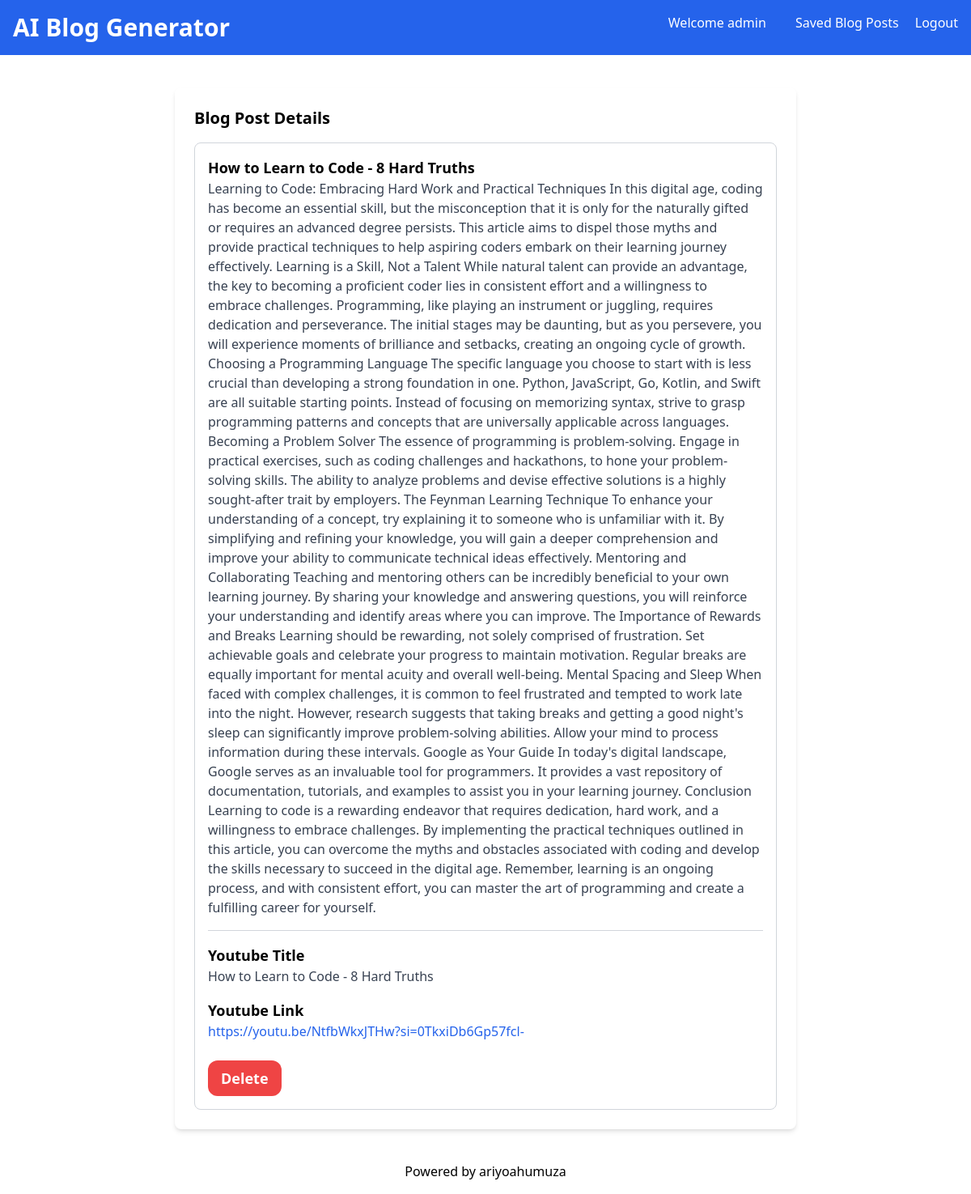
Screenshot of /blog-details/8/ (signed in) with the database file from the repository.
### blog_generator/models.py (models this page shows, shortened)
class BlogPost(models.Model):
    user = models.ForeignKey(User, on_delete=models.CASCADE)
    youtube_title = models.CharField(max_length=300)
    youtube_link = models.URLField()
    generated_content = models.TextField()
    created_at = models.DateTimeField(auto_now_add=True)

### blog_generator/views.py (the view)
# urls.py: path('blog-details/<int:pk>/', views.blog_details, name='blog-details'),
def blog_details(request, pk):
    blog_article_detail = BlogPost.objects.get(id=pk)
    if request.user == blog_article_detail.user:
        return render(request, 'blog-details.html', { 'blog_article_detail' : blog_article_detail })

### templates/blog-details.html (shortened to what this page needs)
<!DOCTYPE html>
<html lang="en">
<head>
    <link href="https://cdn.jsdelivr.net/npm/tailwindcss@2.2.19/dist/tailwind.min.css" rel="stylesheet">
</head>
<body class="bg-grat-100 font-sans antialiased">
    <nav class="bg-blue-600 p-4 text-white flex justify-between">
        <div>
            <h1 class="text-3xl font-bold"><a href="{% url 'blog_generator:index' %}">AI Blog Generator</a></h1>
        </div>
        <div>
            <a href="#" class="text-white hover:underline mx-4">Welcome {{ user.username }}</a>
            <a href="{% url 'blog_generator:blog-list' %}" class="text-white hover:underline mx-4">Saved Blog Posts</a>
            <a href="{% url 'blog_generator:logout' %}" class="text-white hover:underline">Logout</a>
        </div>
    </nav>
    <div class="container mx-auto mt-10 px-4 sm:px-0">
        <div class="max-w-3xl mx-auto bg-white p-6 rounded-lg shadow-md">
            <section>
                <h2 class="text-xl mb-4 font-semibold">Blog Post Details</h2>
                <div class="border border-gray-300 p-4 rounded-lg">
                    <h3 class="text-lg font-semibold">{{blog_article_detail.youtube_title}}</h3>
                    <p class="text-gray-700">{{blog_article_detail.generated_content}}</p>
                    <hr class="my-4 border-gray-300">
                    <h4 class="text-lg font-semibold">Youtube Title</h4>
                    <p class="text-gray-700">{{blog_article_detail.youtube_title}}</p>
                    <h4 class="text-lg font-semibold mt-4">Youtube Link</h4>
                    <a href="{{blog_article_detail.youtube_link}}" class="text-blue-600 hover:underline">{{blog_article_detail.youtube_link}}</a>
                    <br>
                    <a href="{% url 'blog_generator:delete' blog_article_detail.id %}" class="inline-block mt-6 py-2 px-4 text-lg font-semibold bg-red-500 hover:bg-red-600 text-white rounded-xl">Delete</a>
                </div>
            </section>
        </div>
    </div>
    <footer class="text-center p-4 text-blacl mt-6">
        Powered by <a href="https://twitter.com/AriyoAdventures">ariyoahumuza</a>
    </footer>
</body>
</html>

### rows the page displays
BlogPost: youtube_title "How to Learn to Code - 8 Hard Truths", generated_content "Learning to Code: Embracing Hard Work and Practical Techniques In this digital age, coding has become an essential skill, but the misconception that it is only for the naturally gifted or requires an advanced degree persists. This article aims to dispel those myths and provide practical techniques to help aspiring coders embark on their learning journey effectively. Learning is a Skill, Not a Talent While natural talent can provide an advantage, the key to becoming a proficient coder lies in consistent effort and a willingness to embrace challenges. Programming, like playing an instrument or juggling, requires dedication and perseverance. The initial stages may be daunting, but as you…", youtube_link "https://youtu.be/NtfbWkxJTHw?si=0TkxiDb6Gp57fcl-"

### other values shown
{{ user.username }} "admin"
